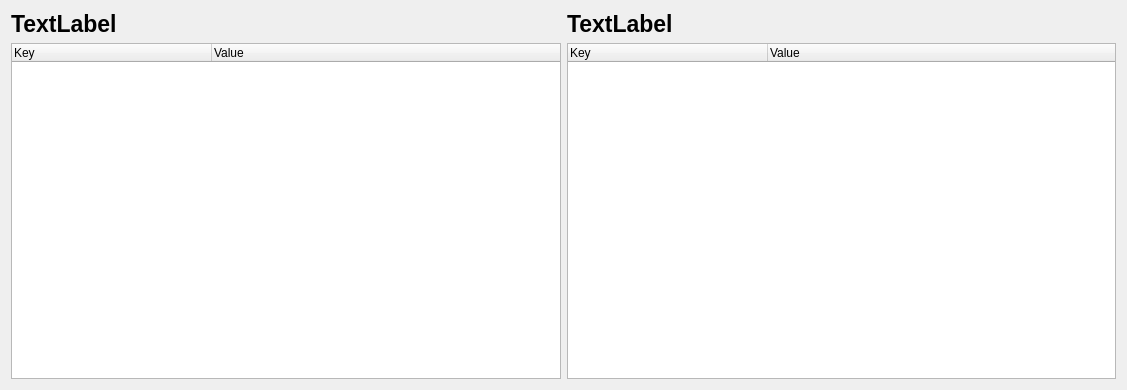
<?xml version="1.0" encoding="UTF-8"?>
<ui version="4.0">
 <class>VersionInfoDialog</class>
 <widget class="QDialog" name="VersionInfoDialog">
  <property name="windowModality">
   <enum>Qt::NonModal</enum>
  </property>
  <property name="enabled">
   <bool>true</bool>
  </property>
  <property name="geometry">
   <rect>
    <x>0</x>
    <y>0</y>
    <width>1127</width>
    <height>390</height>
   </rect>
  </property>
  <property name="sizePolicy">
   <sizepolicy hsizetype="Preferred" vsizetype="Preferred">
    <horstretch>0</horstretch>
    <verstretch>0</verstretch>
   </sizepolicy>
  </property>
  <property name="windowTitle">
   <string notr="true">Version Info</string>
  </property>
  <property name="toolTip">
   <string/>
  </property>
  <property name="statusTip">
   <string/>
  </property>
  <property name="whatsThis">
   <string/>
  </property>
  <layout class="QVBoxLayout" name="verticalLayout">
   <item>
    <layout class="QHBoxLayout" name="horizontalLayout_2">
     <item>
      <widget class="QLabel" name="leftLabel">
       <property name="font">
        <font>
         <pointsize>17</pointsize>
         <weight>75</weight>
         <bold>true</bold>
        </font>
       </property>
       <property name="text">
        <string>TextLabel</string>
       </property>
      </widget>
     </item>
     <item>
      <widget class="QLabel" name="rightLabel">
       <property name="font">
        <font>
         <pointsize>17</pointsize>
         <weight>75</weight>
         <bold>true</bold>
        </font>
       </property>
       <property name="text">
        <string>TextLabel</string>
       </property>
      </widget>
     </item>
    </layout>
   </item>
   <item>
    <layout class="QHBoxLayout" name="horizontalLayout">
     <item>
      <widget class="QTreeWidget" name="leftTreeWidget">
      <property name="selectionMode">
        <enum>QAbstractItemView::ExtendedSelection</enum>
       </property>
       <property name="frameShape">
        <enum>QFrame::StyledPanel</enum>
       </property>
       <property name="frameShadow">
        <enum>QFrame::Sunken</enum>
       </property>
       <property name="sizeAdjustPolicy">
        <enum>QAbstractScrollArea::AdjustIgnored</enum>
       </property>
       <property name="autoExpandDelay">
        <number>-1</number>
       </property>
       <property name="indentation">
        <number>20</number>
       </property>
       <attribute name="headerDefaultSectionSize">
        <number>200</number>
       </attribute>
       <column>
        <property name="text">
         <string>Key</string>
        </property>
       </column>
       <column>
        <property name="text">
         <string>Value</string>
        </property>
       </column>
      </widget>
     </item>
     <item>
      <widget class="QTreeWidget" name="rightTreeWidget">
       <property name="selectionMode">
        <enum>QAbstractItemView::ExtendedSelection</enum>
       </property>
       <property name="frameShape">
        <enum>QFrame::StyledPanel</enum>
       </property>
       <property name="frameShadow">
        <enum>QFrame::Sunken</enum>
       </property>
       <property name="sizeAdjustPolicy">
        <enum>QAbstractScrollArea::AdjustIgnored</enum>
       </property>
       <property name="autoExpandDelay">
        <number>-1</number>
       </property>
       <property name="indentation">
        <number>20</number>
       </property>
       <attribute name="headerDefaultSectionSize">
        <number>200</number>
       </attribute>
       <column>
        <property name="text">
         <string>Key</string>
        </property>
       </column>
       <column>
        <property name="text">
         <string>Value</string>
        </property>
       </column>
      </widget>
     </item>
    </layout>
   </item>
  </layout>
 </widget>
 <resources/>
 <connections/>
</ui>
